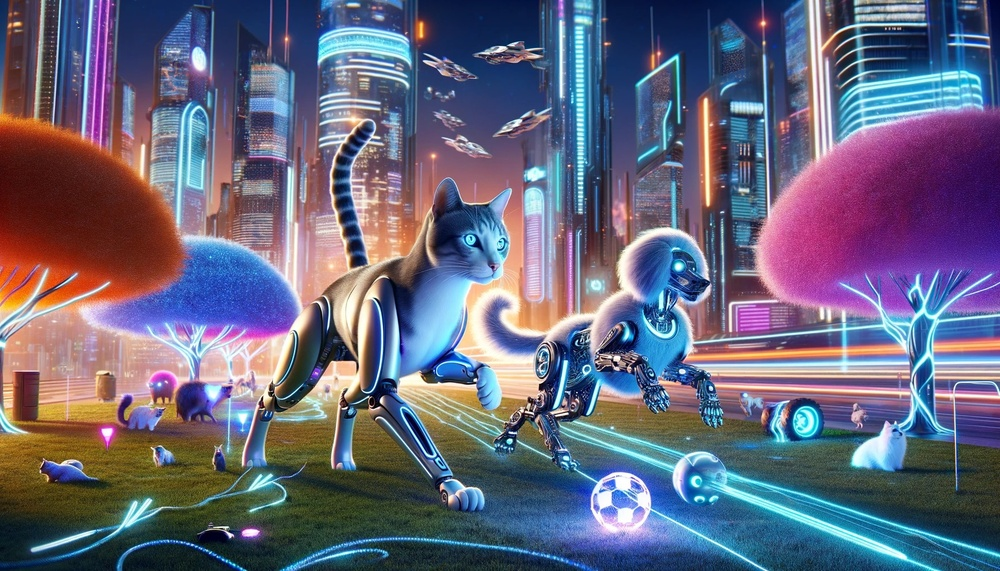
#> input picture 234-于钧潇/第六周作业/catdog.jpg, 1000 x 571 px, shrunk from 1792 x 1024 before the run
$ python kmeansrgb.py
#> lines starting #> are read from the running program, lines starting #| are printed output that depends on the picture; long printed decimals are rounded
import cv2
import numpy as np

if __name__ == '__main__':
    img = cv2.imread("catdog.jpg", 0)
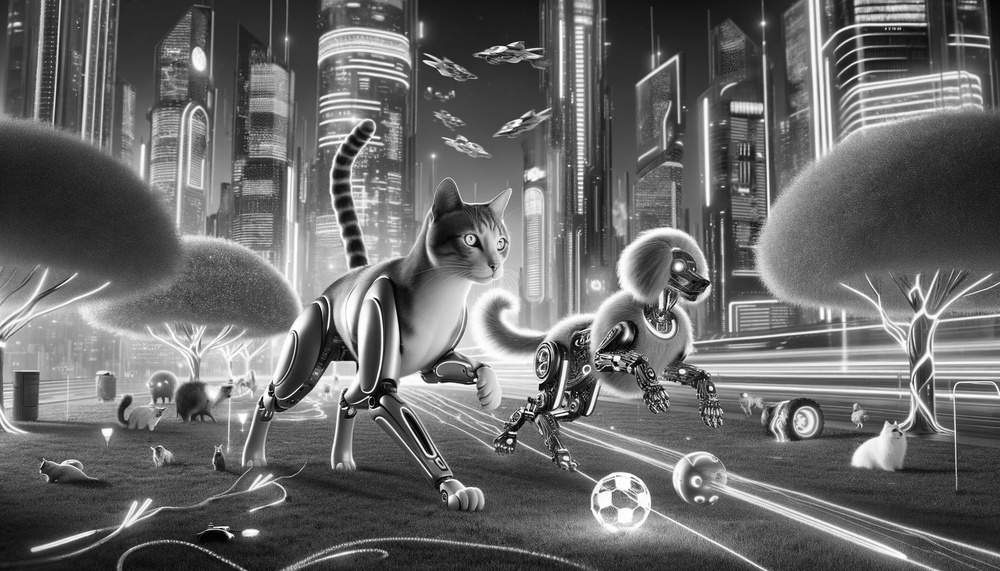
#> img: shape (571, 1000); min 0, max 255, mean 104.6

    #  转成1维
    data = img.reshape((img.shape[0]*img.shape[1], 1))
    data = np.float32(data)

    criteria = (cv2.TERM_CRITERIA_MAX_ITER+cv2.TERM_CRITERIA_EPS, 10, 1.0)
    retval, bestLabels, centers = cv2.kmeans(data, 5, None, criteria, 10, cv2.KMEANS_RANDOM_CENTERS)
#> retval = 94606935.1; centers = [45.31, 224.5, 171.2, 123.6, 83.53]
    print(centers)
#| [[ 45.313]
#|  [224.4623 ]
#|  [171.183]
#|  [123.647]
#|  [ 83.534]]
    centers = np.uint8(centers)
#> centers = [45, 224, 171, 123, 83]
    dst = centers[bestLabels.flatten()]
    dst = dst.reshape((img.shape[0], img.shape[1]))
    cv2.imshow("src", img)
    cv2.imshow("dst", dst)
    cv2.waitKey(0)
